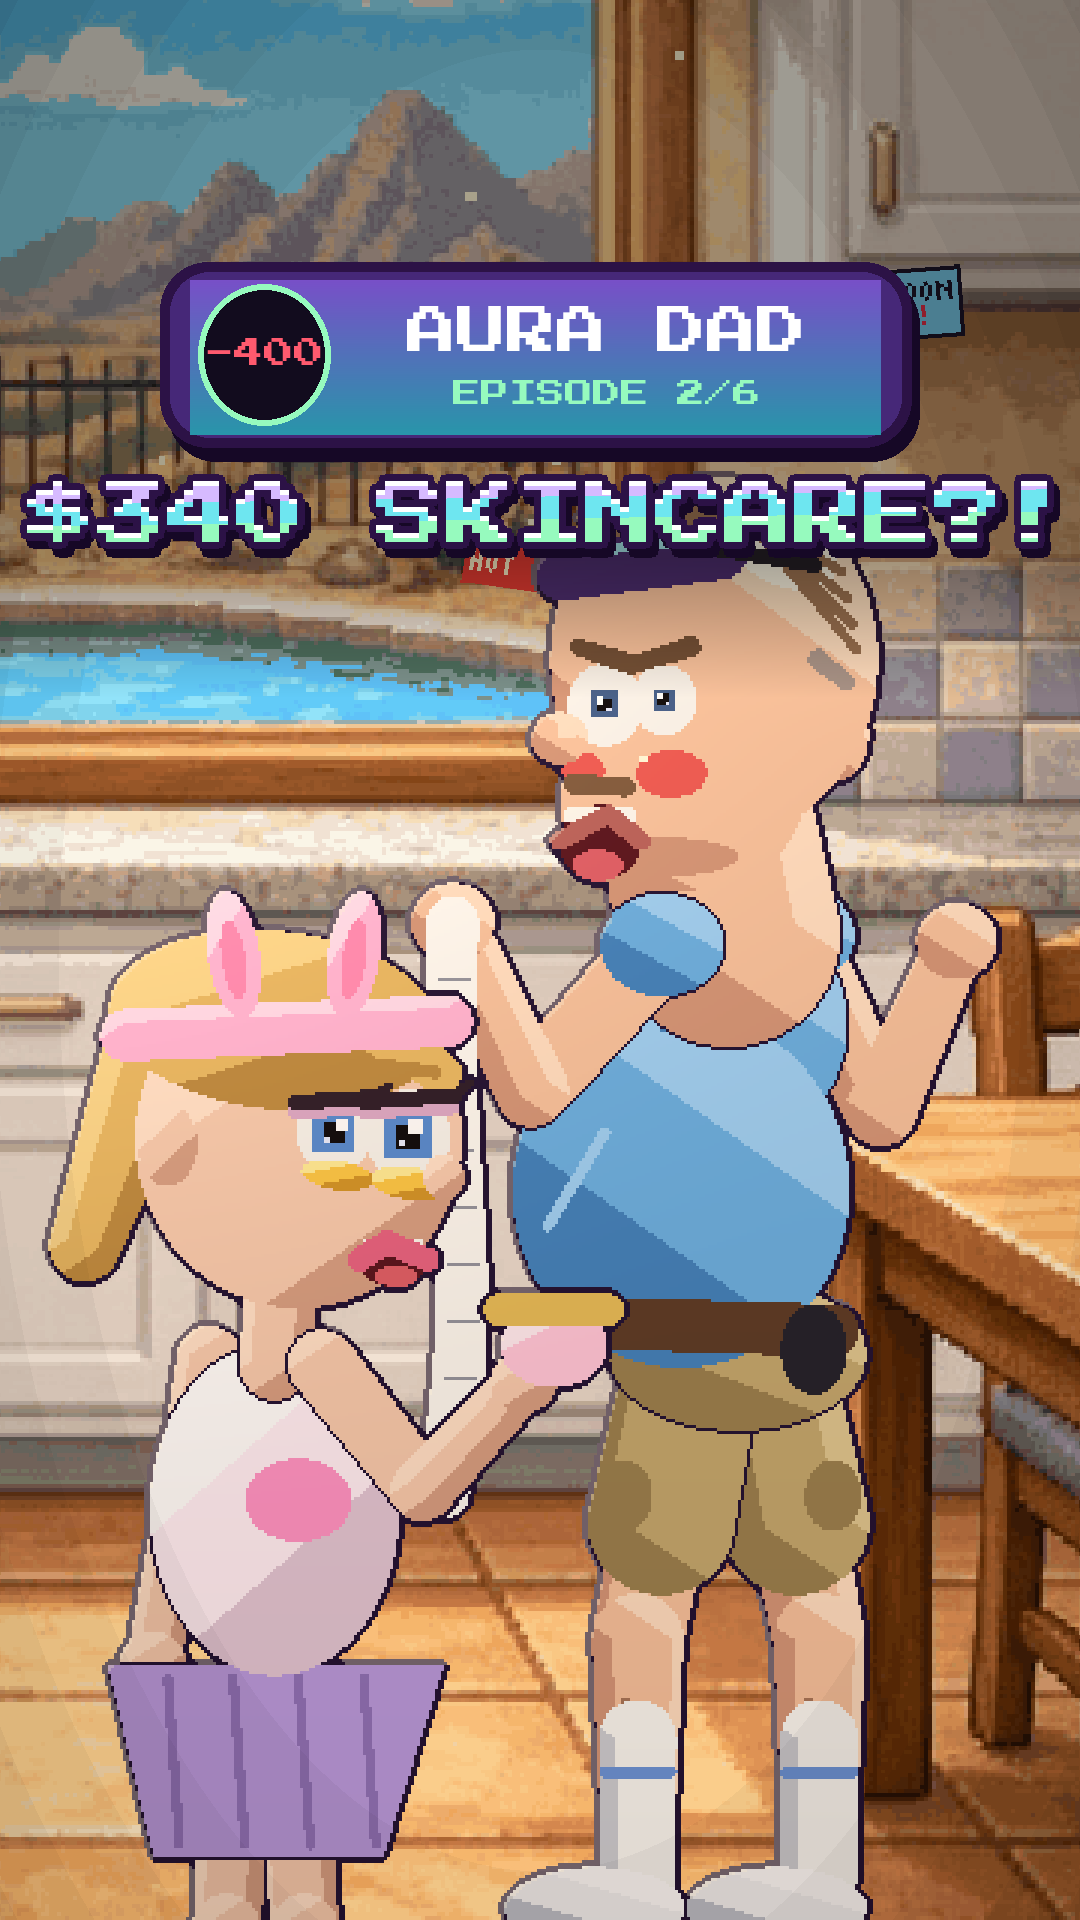

Write Python code to recreate this figure.
"""E02 cover «$340 SKINCARE?!» — Doug screaming with the endless receipt, Lily in her bunny headband in front. python3 cover.py"""
import sys, pathlib; sys.path.insert(0, str(pathlib.Path(__file__).resolve().parents[4] / 'engine'))
from PIL import Image
import paths as P
import ep02 as E
from stage import view_at
from props import auracast as A
from props import aurakit as K

HERE = pathlib.Path(__file__).resolve().parent


def frame(t=0.4):
    v = view_at(E.KIT, 800, 650, 1.32, 180, 640)

    def draw(CH, v_):
        E.doug_at(CH, v_, t, (850.0, 650.0, 12.0), flip=True, expr='shout', pose=A.DPOSE['shout'], mouth_=0.85,
                  prop_n=lambda L, h: A.receipt(L, h, 12.0, 1.0))
        E.char_at(A.lily, 'lily', CH, v_, t, (730.0, 700.0, 15.0), expr='happy', pose=A.LPOSE['show'], prop_n=A.jar)
    return E.kitchen(v, t, draw)


if __name__ == '__main__':
    dst = P.series(E.TL.SLUG) / 'covers'; dst.mkdir(exist_ok=True)
    big = K.cover_make(frame(), ['$340 SKINCARE?!'], 2, out=str(HERE / 'cover.png'))
    Image.fromarray(big).save(dst / 'cover_s01e02.png')
    print(HERE / 'cover.png')
